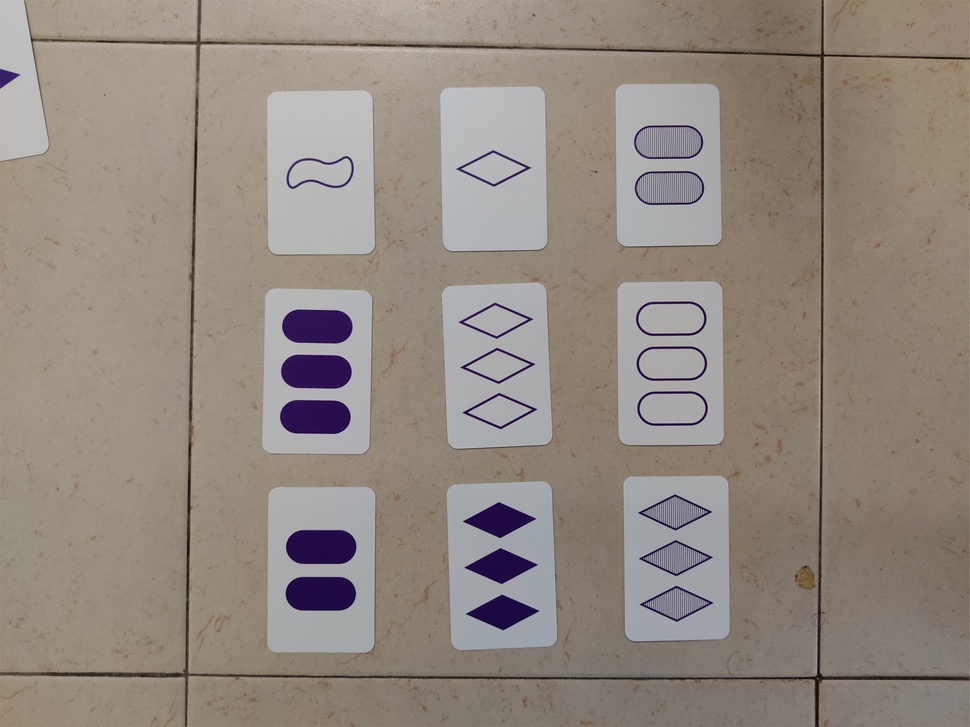
#> input picture T2.jpg, 970 x 727 px, shrunk from 2127 x 1595 before the run, found by its file name
$ jupyter execute 'ses3 task2.ipynb'
#> lines starting #> are read from the running program, lines starting #| are printed output that depends on the picture; after the words box and inside, x2 and y2 are one past the last pixel; in counts of white or black regions, pixels touching at a corner belong together
[cell 1]
import cv2
import numpy as np
from matplotlib import pyplot as plt

# Load an image

img = cv2.imread("./downloads/T2.jpg")
#> img is the input picture: shape (727, 970, 3); mean B, G, R 128, 137.1, 146.6
plt.imshow(img)
plt.show()

# Convert the image to grayscale


gray = cv2.cvtColor(img, cv2.COLOR_BGR2GRAY)
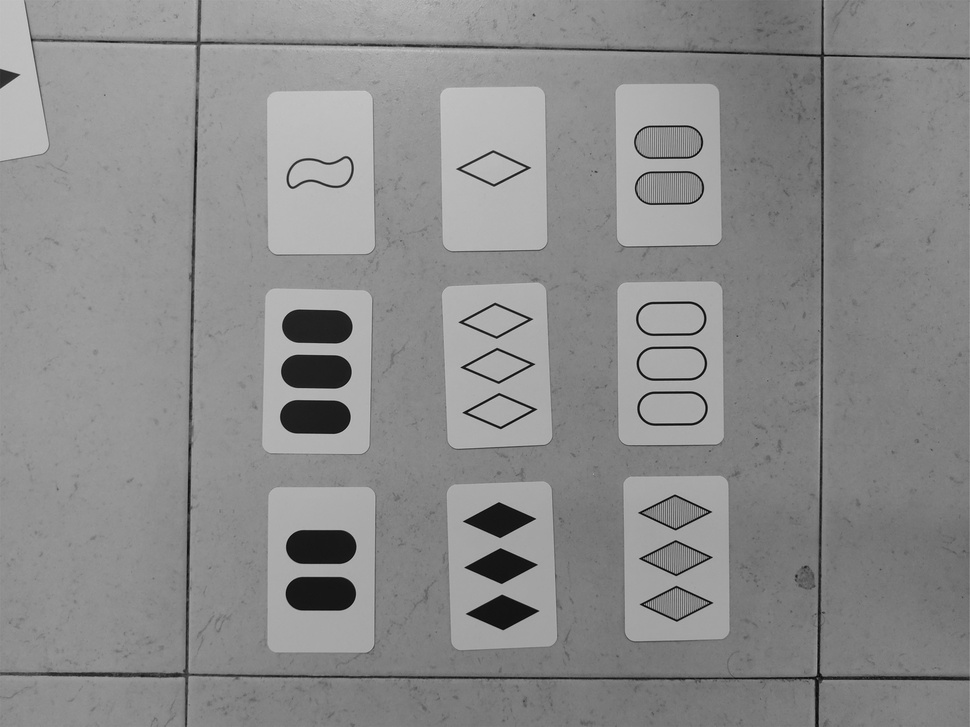
#> gray: shape (727, 970); min 3, max 204, mean 139


# Apply Gaussian blur to reduce noise


blurred = cv2.GaussianBlur(gray, (5, 5), 0)

# Perform Canny edge detection


edges = cv2.Canny(blurred, 50, 150)
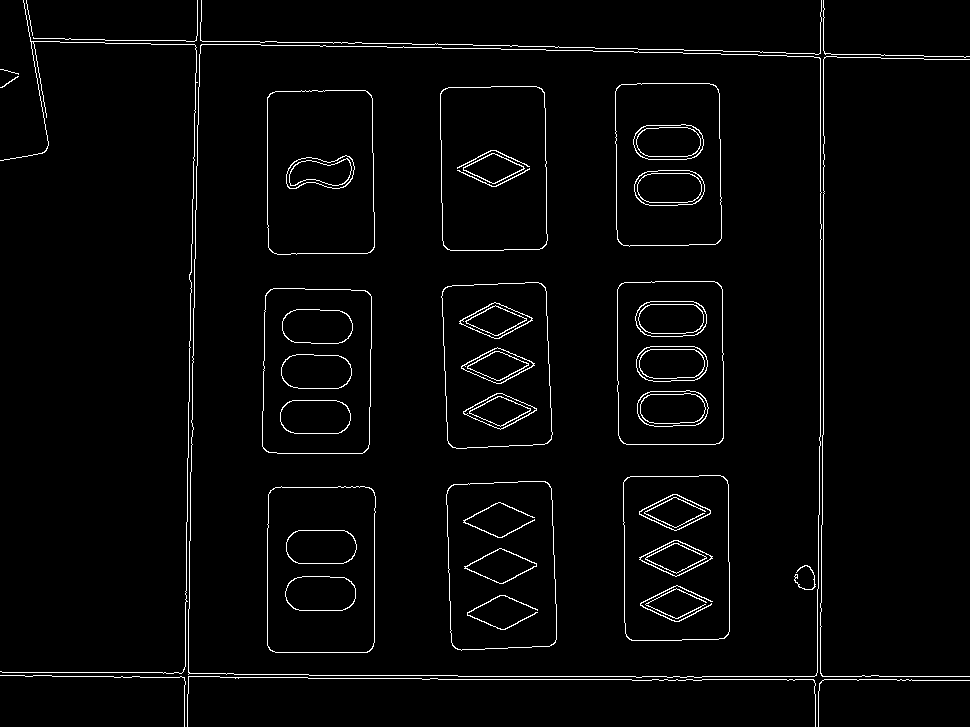
#> edges: shape (727, 970); 2.6% white in thin lines or dots

# Find contours in the edges image
plt.imshow(edges, cmap='gray')
plt.show()

contours, hierarchy = cv2.findContours(edges, cv2.RETR_EXTERNAL, cv2.CHAIN_APPROX_SIMPLE)
#> contours = 12 contours, 11 with area under 20; largest, box (x1, y1, x2, y2) and area: (188, 44, 822, 678) 392224


# Iterate over each contour


for contour in contours:


    # Approximate the contour to a polygon
    mask = np.zeros(img.shape[:2], np.uint8)
    polygon = cv2.approxPolyDP(contour, 0.1 * cv2.arcLength(contour, True), True)


    # Check if the polygon has 4 sides


    if len(polygon) == 4:


        # Draw the rectangle on the image


        x, y, w, h = cv2.boundingRect(polygon)

        cv2.rectangle(mask, (x, y), (x + w, y + h), (0, 255, 0), 2)

        cv2.drawContours(mask, [contour],-1, 255, -1)
        masked = cv2.bitwise_and(img, img, mask=mask)

# Show the result
        plt.imshow(masked)
        plt.show()
#> this loop made 12 passes
#> (polygon, x, y, w, h) on passes 1, 7, 8: ([[818, 726], [824, 679], [969, 680], [824, 679]], 818, 679, 152, 48), ([[201, 44], [188, 674], [816, 675], [820, 58]], 188, 44, 633, 632), ([[823, 0], [825, 54], [969, 56], [825, 53]], 823, 0, 147, 57)
#> polygon on passes 2, 3, 4, 5, 6, 9: [[188, 676], [815, 726]], [[0, 675], [184, 726]], [[18, 76], [0, 87]], [[0, 69], [18, 74]], [[826, 56], [969, 676]], [[201, 0], [820, 53]]
#> mask: shape (727, 970); every value is 0
#cv2.imshow("Result", img)

#cv2.waitKey(0)

#cv2.destroyAllWindows()

$ run again, with T1.jpg copied over T2.jpg
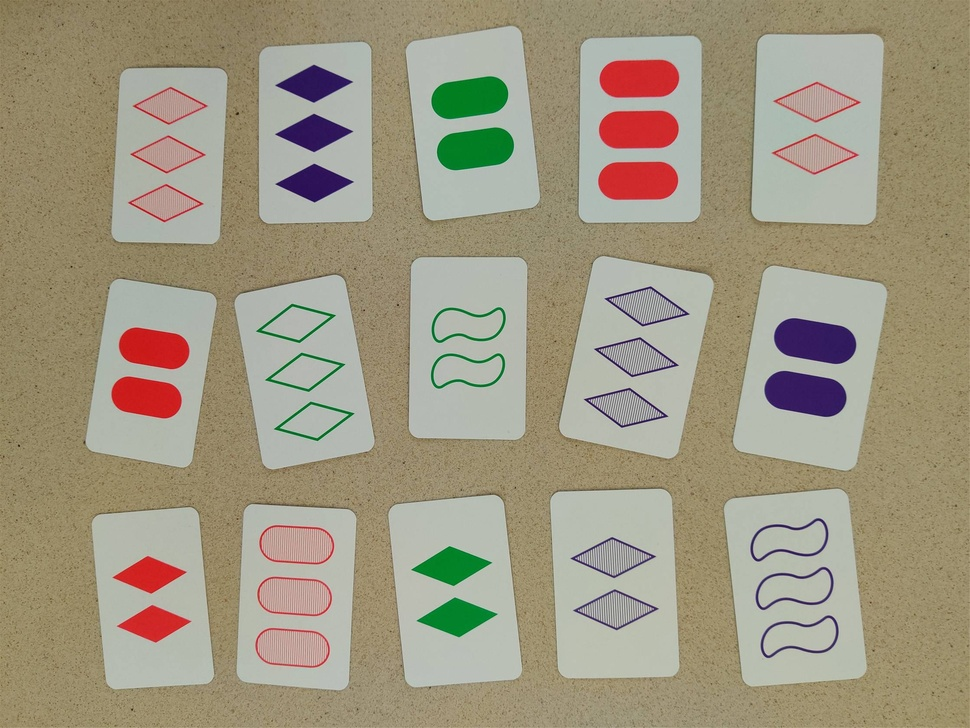
#> input picture T1.jpg, 970 x 728 px, shrunk from 2237 x 1678 before the run, found by its file name
#> img is the input picture: shape (728, 970, 3); mean B, G, R 129.3, 151.1, 159.3
#> `edges = cv2.Canny(blurred, 50, 150)`:
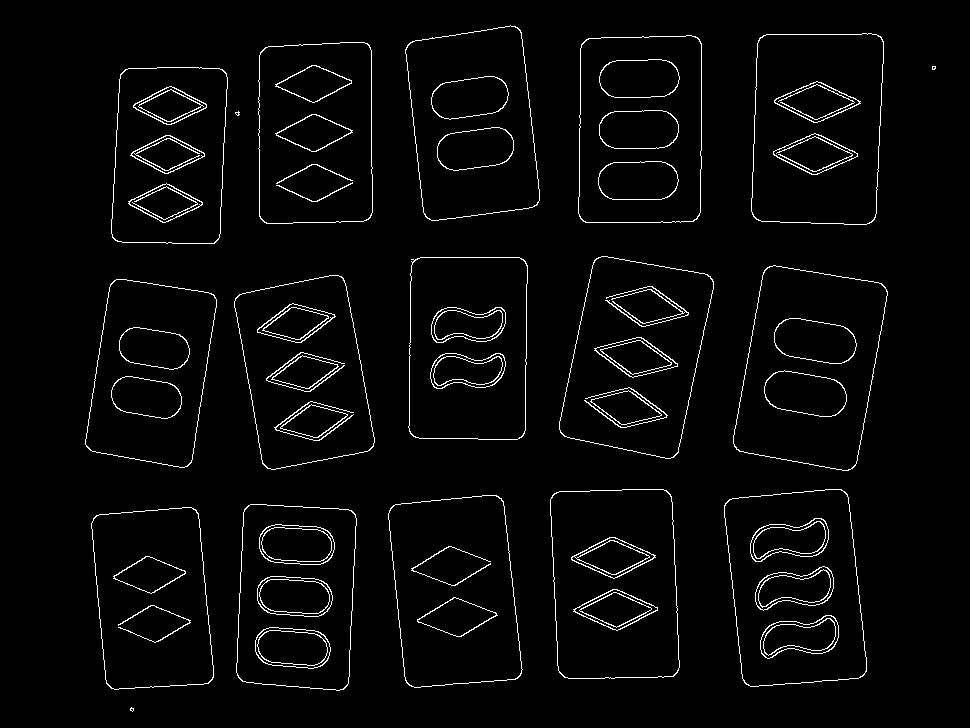
#> edges: shape (728, 970); 3% white in thin lines or dots, all inside (x1, y1, x2, y2) = (85, 25, 936, 712)
#> contours = 18 contours, 3 with area under 20; largest, box (x1, y1, x2, y2) and area: (733, 265, 888, 471) 23778, (724, 489, 867, 687) 23582, (751, 33, 884, 225) 23540, (559, 256, 714, 459) 22697, (550, 489, 680, 679) 22670
#> the loop `for contour in contours:` made 18 passes
#> (polygon, x, y, w, h) on passes 1 to 6: ([[131, 707], [130, 710], [132, 711], [133, 708]], 130, 707, 4, 5), ([[191, 507], [93, 518], [111, 688], [213, 677]], 93, 507, 121, 182), ([[248, 505], [238, 677], [343, 689], [355, 514]], 238, 505, 118, 185), ([[496, 495], [389, 510], [411, 686], [521, 673]], 389, 495, 133, 192), ([[841, 489], [724, 505], [750, 686], [866, 671]], 724, 489, 143, 198), ([[666, 490], [552, 495], [564, 677], [677, 672]], 552, 490, 126, 188)
#> after the loop `for contour in contours:`:
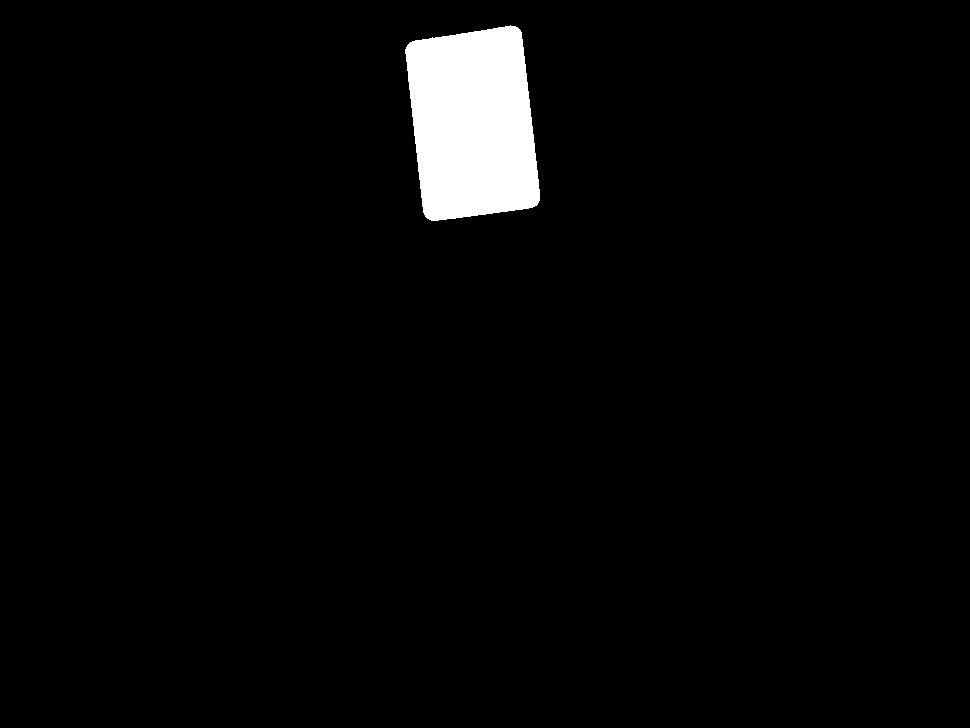
#> mask: shape (728, 970); 3% white; 1 white region, box (x1, y1, x2, y2) and area: (405, 25, 540, 221) 21494
